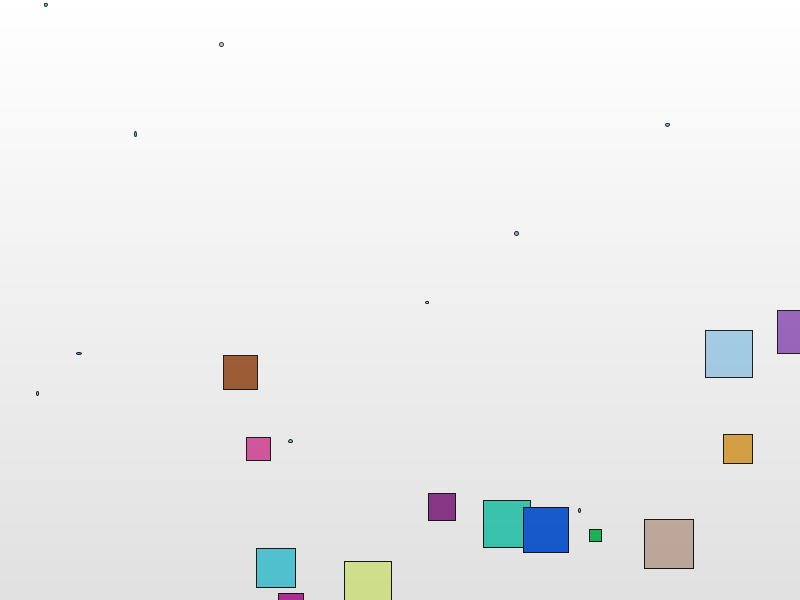
Frame 1 (no input)
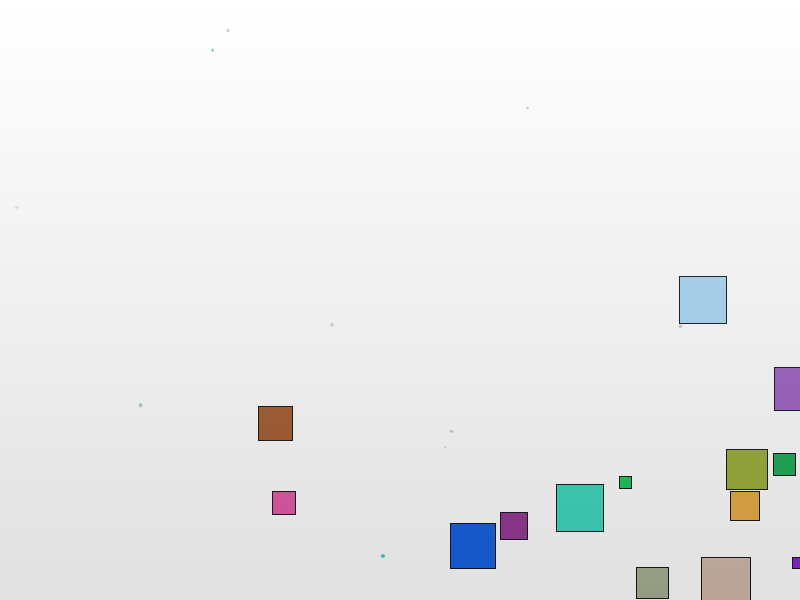
Frame 60 (the mouse pressed at the canvas centre just before this capture)
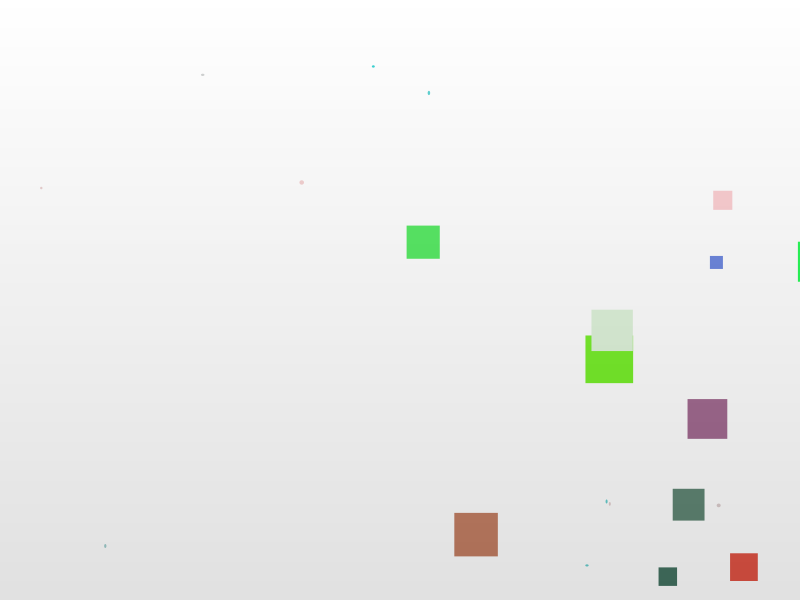
Frame 120 (the mouse held since frame 60 and released just before this capture)

The Processing sketch that drew these frames (run headless with seeded random() and noise(); from frame 60 on, the mouse is pressed at the canvas centre):

// Processing sketch: sketch_Abstract_Motion_Animation_241001a
// ── sketch_Abstract_Motion_Animation_241001a.pde
PShape[] shapes;
int numShapes = 50;

void setup() {
  size(800, 600);
  background(255);
  
  // Create multiple shapes
  shapes = new PShape[numShapes];
  for (int i = 0; i < numShapes; i++) {
    float size = random(10, 50);
    shapes[i] = createShape(RECT, random(width), random(height), size, size);
    shapes[i].setFill(color(random(255), random(255), random(255)));
    shapes[i].setStroke(color(0));
  }
}

void draw() {
  background(255);
  
  // Update and display each shape
  for (int i = 0; i < numShapes; i++) {
    PShape s = shapes[i];
    
    // Move the shape in a circular motion
    float angle = frameCount * 0.1 + i * TWO_PI / numShapes;
    float x = width / 2 + cos(angle) * width / 4;
    float y = height / 2 + sin(angle) * height / 4;
    
    // Push and pop the transformation matrix to apply translation
    pushMatrix();
    translate(x, y);
    shape(s);
    popMatrix();
  }
  
  // Add some sparkles
  for (int i = 0; i < 10; i++) {
    float x = random(width);
    float y = random(height);
    fill(random(255), 200, 200);
    ellipse(x, y, random(2, 5), random(2, 5));
  }
  
  // Draw a gradient background
  noStroke();
  for (int i = 0; i < height; i++) {
    float c = map(i, 0, height, 255, 100);
    fill(c, 50);
    rect(0, i, width, 1);
  }
}

void mousePressed() {
  // Reset the animation when the mouse is pressed
  setup();
}
